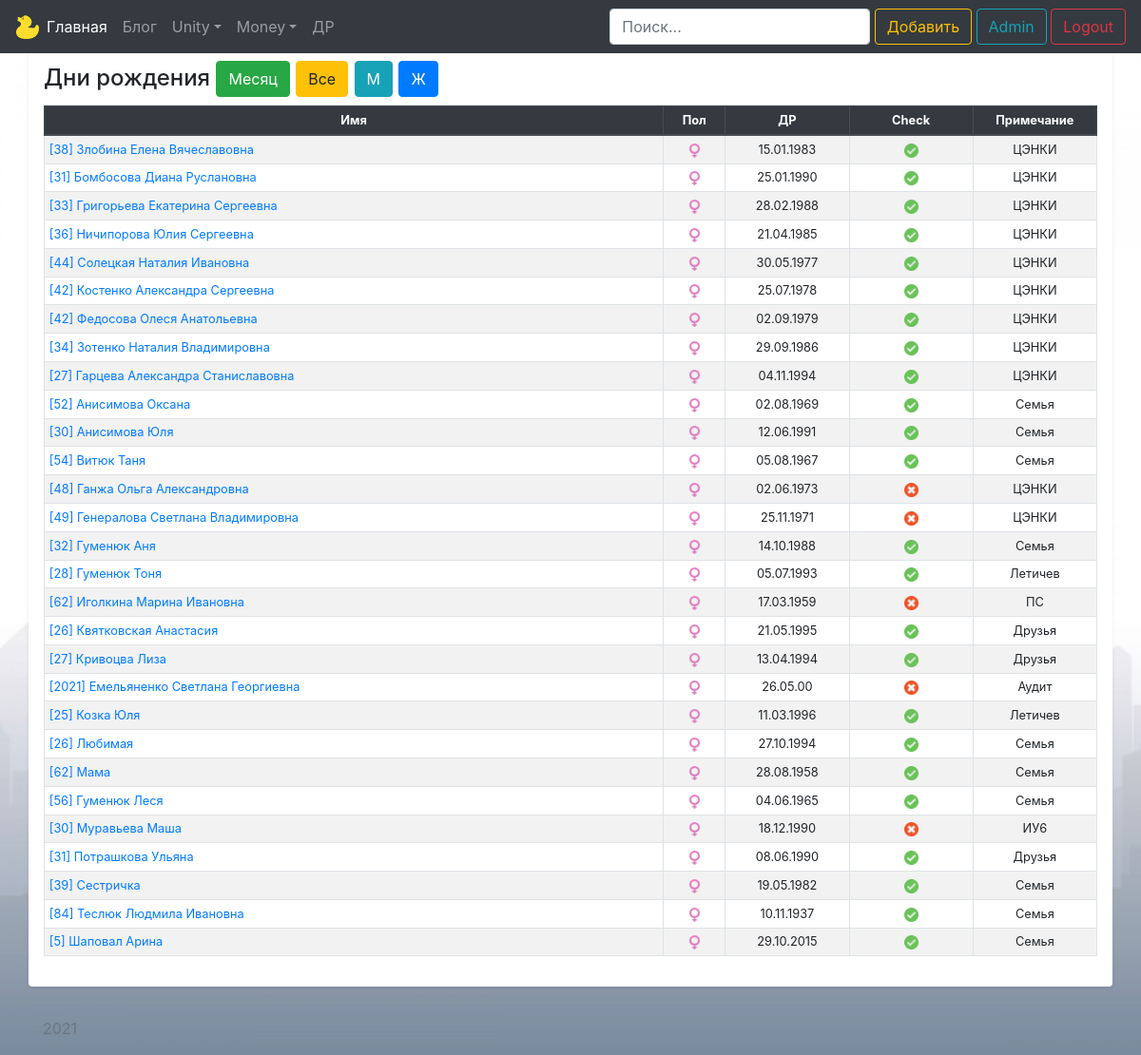
Page /birthdays/w (signed in) on the committed database.
### models/birthday.py (models this page shows)
class Birthday(db.Model):
    id = db.Column(db.Integer, primary_key=True)
    name = db.Column(db.String(100), nullable=False)
    male = db.Column(db.Boolean, default=True)
    birth_day = db.Column(db.Integer)
    birth_month = db.Column(db.Integer)
    birth_year = db.Column(db.Integer)
    birthday_checked = db.Column(db.Boolean, default=False)
    comment = db.Column(db.Text)

### views/birthday.py (the view)
@app.route('/birthdays/<string:f>')
@login_required
def birthdays(f):
    q = request.args.get('q')
    date_today = get_date()
    if q:
        birthdays_db = Birthday.query.filter(Birthday.name.contains(q) |
                                             Birthday.comment.contains(q)).order_by(Birthday.birth_month)
    else:
        if f == 'all':
            birthdays_db = Birthday.query.order_by(Birthday.birth_month)
        elif f == 'today':
            birthdays_db = Birthday.query.filter(Birthday.birth_month.contains(date_today[1]))
        elif f == 'w':
            birthdays_db = Birthday.query.filter(Birthday.male.contains(0))
        elif f == 'm':
            birthdays_db = Birthday.query.filter(Birthday.male.contains(1))
        else:
            return render_template('404.html')
    return render_template('birthdays/birthdays.html', birthdays=birthdays_db, today=date_today)

### utils/filters.py (called while the page is built)
@app.template_filter('zfill')
def zfill(value, width):
    return str(value).zfill(width)

### utils/utils.py (called while the page is built)
def localize(d: datetime) -> datetime:
    return timezone(Vars.TIME_ZONE).localize(d)

def get_now() -> datetime:
    return localize(datetime.now())

### views/birthday.py (called while the page is built)
def get_date():
    date_full = get_now()
    date_d = date_full.day
    date_m = date_full.month
    date_y = date_full.year
    return date_d, date_m, date_y

### templates/birthdays/birthdays.html (shortened to what this page needs)
{% extends 'base.html' %}
{% block body %}
<div class="container pt-5 my-3 p-3 bg-white rounded shadow-sm">
    <h4 class="border-bottom border-gray pb-2 mb-0">Дни рождения
    <a href="/birthdays/today" class="btn btn-success">Месяц</a>
    <a href="/birthdays/all" class="btn btn-warning">Все</a>
    <a href="/birthdays/m" class="btn btn-info">М</a>
    <a href="/birthdays/w" class="btn btn-primary">Ж</a></h4>
    <table class="table table-striped table-bordered table-sm small text">
        <thead class="thead-dark">
            <tr align="center">
                <th scope="col" width="50%">Имя</th>
                <th scope="col" width="5%">Пол</th>
                <th scope="col" width="10%">ДР</th>
                <th scope="col" width="10%">Check</th>
                <th scope="col" width="10%">Примечание</th>
            </tr>
        </thead>
        <tbody>
            {% for el in birthdays %}
            <tr class="">
                {% if el.birth_month >= today[1] %}
                    {% if el.birth_day > today[0] %}
                        <td><a href="/birthdays/{{ el.id }}/update">[{{ today[2] - el.birth_year - 1}}] {{ el.name }}</a></td>
                    {% else %}
                        <td><a href="/birthdays/{{ el.id }}/update">[{{ today[2] - el.birth_year}}] {{ el.name }}</a></td>
                    {% endif %}
                {% else %}
                    <td><a href="/birthdays/{{ el.id }}/update">[{{ today[2] - el.birth_year}}] {{ el.name }}</a></td>
                {% endif %}
                <td align="center">{% if el.male == True %}
                    <img src="/static/birthdays/male.png" alt="" width="15" height="15">
                    {% else %}
                    <img src="/static/birthdays/female.png" alt="" width="15" height="15">
                    {% endif %}</td>
                <td align="center">{{ el.birth_day|zfill(2) }}.{{ el.birth_month|zfill(2) }}.{{ el.birth_year|zfill(2) }}</td>
                <td align="center">{% if el.birthday_checked == True %}
                    <img src="/static/birthdays/checked.png" alt="" width="15" height="15">
                    {% else %}
                    <img src="/static/birthdays/non_checked.png" alt="" width="15" height="15">
                    {% endif %}</td>
                <td align="center">{{ el.comment }}</td>
            </tr>
            {% endfor %}
        </tbody>
    </table>
</div>
{% endblock %}

### templates/base.html (style rules this page uses)
body { background-color: #E0E0E0; background-image: url('/static/bg.jpg'); background-repeat: no-repeat; background-attachment: fixed; background-size: cover; }

### rows in the picture
Birthday: today[2]-el.birth_year "38", name "Злобина Елена Вячеславовна", male False (drawn), birth_day|zfill "15", birth_month|zfill "01", birth_year|zfill "1983", birthday_checked True (drawn), comment "ЦЭНКИ"
Birthday: today[2]-el.birth_year "31", name "Бомбосова Диана Руслановна", male False (drawn), birth_day|zfill "25", birth_month|zfill "01", birth_year|zfill "1990", birthday_checked True (drawn), comment "ЦЭНКИ"
Birthday: today[2]-el.birth_year "33", name "Григорьева Екатерина Сергеевна", male False (drawn), birth_day|zfill "28", birth_month|zfill "02", birth_year|zfill "1988", birthday_checked True (drawn), comment "ЦЭНКИ"
Birthday: today[2]-el.birth_year "36", name "Ничипорова Юлия Сергеевна", male False (drawn), birth_day|zfill "21", birth_month|zfill "04", birth_year|zfill "1985", birthday_checked True (drawn), comment "ЦЭНКИ"
Birthday: today[2]-el.birth_year "44", name "Солецкая Наталия Ивановна", male False (drawn), birth_day|zfill "30", birth_month|zfill "05", birth_year|zfill "1977", birthday_checked True (drawn), comment "ЦЭНКИ"
Birthday: today[2]-el.birth_year-1 "42", name "Костенко Александра Сергеевна", male False (drawn), birth_day|zfill "25", birth_month|zfill "07", birth_year|zfill "1978", birthday_checked True (drawn), comment "ЦЭНКИ"
Birthday: today[2]-el.birth_year "42", name "Федосова Олеся Анатольевна", male False (drawn), birth_day|zfill "02", birth_month|zfill "09", birth_year|zfill "1979", birthday_checked True (drawn), comment "ЦЭНКИ"
Birthday: today[2]-el.birth_year-1 "34", name "Зотенко Наталия Владимировна", male False (drawn), birth_day|zfill "29", birth_month|zfill "09", birth_year|zfill "1986", birthday_checked True (drawn), comment "ЦЭНКИ"
Birthday: today[2]-el.birth_year "27", name "Гарцева Александра Станиславовна", male False (drawn), birth_day|zfill "04", birth_month|zfill "11", birth_year|zfill "1994", birthday_checked True (drawn), comment "ЦЭНКИ"
Birthday: today[2]-el.birth_year "52", name "Анисимова Оксана", male False (drawn), birth_day|zfill "02", birth_month|zfill "08", birth_year|zfill "1969", birthday_checked True (drawn), comment "Семья"
Birthday: today[2]-el.birth_year "30", name "Анисимова Юля", male False (drawn), birth_day|zfill "12", birth_month|zfill "06", birth_year|zfill "1991", birthday_checked True (drawn), comment "Семья"
Birthday: today[2]-el.birth_year "54", name "Витюк Таня", male False (drawn), birth_day|zfill "05", birth_month|zfill "08", birth_year|zfill "1967", birthday_checked True (drawn), comment "Семья"
Birthday: today[2]-el.birth_year "48", name "Ганжа Ольга Александровна", male False (drawn), birth_day|zfill "02", birth_month|zfill "06", birth_year|zfill "1973", birthday_checked False (drawn), comment "ЦЭНКИ"
Birthday: today[2]-el.birth_year-1 "49", name "Генералова Светлана Владимировна", male False (drawn), birth_day|zfill "25", birth_month|zfill "11", birth_year|zfill "1971", birthday_checked False (drawn), comment "ЦЭНКИ"
Birthday: today[2]-el.birth_year-1 "32", name "Гуменюк Аня", male False (drawn), birth_day|zfill "14", birth_month|zfill "10", birth_year|zfill "1988", birthday_checked True (drawn), comment "Семья"
Birthday: today[2]-el.birth_year "28", name "Гуменюк Тоня", male False (drawn), birth_day|zfill "05", birth_month|zfill "07", birth_year|zfill "1993", birthday_checked True (drawn), comment "Летичев"
Birthday: today[2]-el.birth_year "62", name "Иголкина Марина Ивановна", male False (drawn), birth_day|zfill "17", birth_month|zfill "03", birth_year|zfill "1959", birthday_checked False (drawn), comment "ПС"
Birthday: today[2]-el.birth_year "26", name "Квятковская Анастасия", male False (drawn), birth_day|zfill "21", birth_month|zfill "05", birth_year|zfill "1995", birthday_checked True (drawn), comment "Друзья"
Birthday: today[2]-el.birth_year "27", name "Кривоцва Лиза", male False (drawn), birth_day|zfill "13", birth_month|zfill "04", birth_year|zfill "1994", birthday_checked True (drawn), comment "Друзья"
Birthday: today[2]-el.birth_year "2021", name "Емельяненко Светлана Георгиевна", male False (drawn), birth_day|zfill "26", birth_month|zfill "05", birth_year|zfill "00", birthday_checked False (drawn), comment "Аудит"
Birthday: today[2]-el.birth_year "25", name "Козка Юля", male False (drawn), birth_day|zfill "11", birth_month|zfill "03", birth_year|zfill "1996", birthday_checked True (drawn), comment "Летичев"
Birthday: today[2]-el.birth_year-1 "26", name "Любимая", male False (drawn), birth_day|zfill "27", birth_month|zfill "10", birth_year|zfill "1994", birthday_checked True (drawn), comment "Семья"
Birthday: today[2]-el.birth_year-1 "62", name "Мама", male False (drawn), birth_day|zfill "28", birth_month|zfill "08", birth_year|zfill "1958", birthday_checked True (drawn), comment "Семья"
Birthday: today[2]-el.birth_year "56", name "Гуменюк Леся", male False (drawn), birth_day|zfill "04", birth_month|zfill "06", birth_year|zfill "1965", birthday_checked True (drawn), comment "Семья"
Birthday: today[2]-el.birth_year-1 "30", name "Муравьева Маша", male False (drawn), birth_day|zfill "18", birth_month|zfill "12", birth_year|zfill "1990", birthday_checked False (drawn), comment "ИУ6"
Birthday: today[2]-el.birth_year "31", name "Потрашкова Ульяна", male False (drawn), birth_day|zfill "08", birth_month|zfill "06", birth_year|zfill "1990", birthday_checked True (drawn), comment "Друзья"
Birthday: today[2]-el.birth_year "39", name "Сестричка", male False (drawn), birth_day|zfill "19", birth_month|zfill "05", birth_year|zfill "1982", birthday_checked True (drawn), comment "Семья"
Birthday: today[2]-el.birth_year "84", name "Теслюк Людмила Ивановна", male False (drawn), birth_day|zfill "10", birth_month|zfill "11", birth_year|zfill "1937", birthday_checked True (drawn), comment "Семья"
Birthday: today[2]-el.birth_year-1 "5", name "Шаповал Арина", male False (drawn), birth_day|zfill "29", birth_month|zfill "10", birth_year|zfill "2015", birthday_checked True (drawn), comment "Семья"
